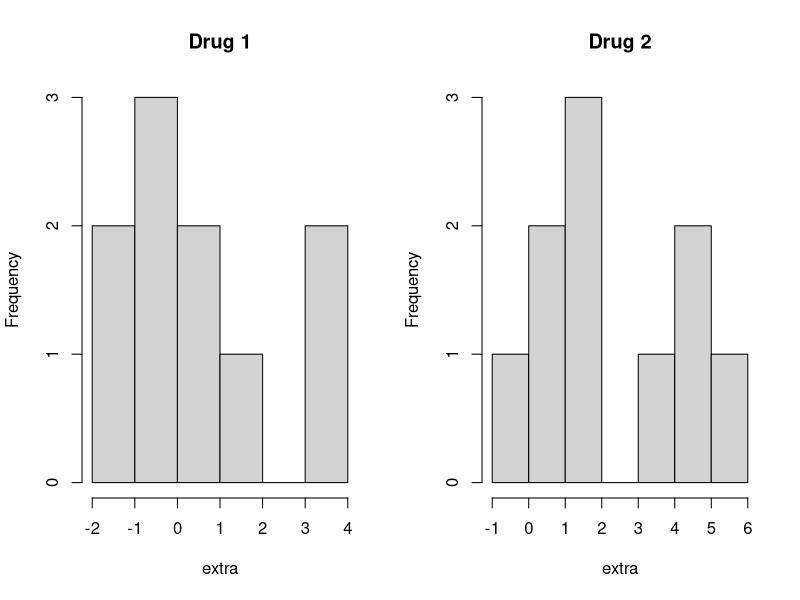
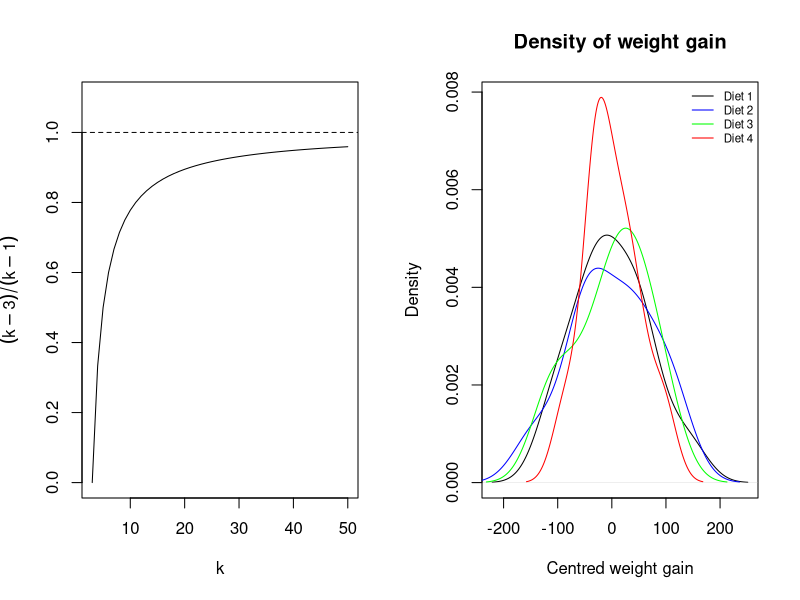

Write the R code that produced these figures, in order.
## ---- chunk 1
par(mfrow=c(1, 2))
sleep.1 <- sleep[sleep$group == 1, "extra"]
sleep.2 <- sleep[sleep$group == 2, "extra"]
hist(sleep.1, xlab="extra", ylab="Frequency", main="Drug 1")
hist(sleep.2, xlab="extra", ylab="Frequency", main="Drug 2")
## ---- chunk 2
summary(sleep.1)
summary(sleep.2)
## ---- chunk 3
v1 <- var(sleep[sleep$group==1, "extra"])
v2 <- var(sleep[sleep$group==2, "extra"])
cat(paste("Variance of group 1:", v1, "\n"))
cat(paste("Variance of group 2:", v2, "\n"))
cat(paste("The ratio of variances is: ", v1/v2, "\n"))
## ---- chunk 4
k <- seq(from=3, to=50)
ratio <- (k - 3)/(k - 1)
plot(k, ratio, type="l", ylim=c(0, 1.1), 
     xlab="k", ylab=expression((k-3)/(k-1)))
abline(h=1, lty=2)
## ---- chunk 5
dfs <- tapply(sleep$extra, sleep$group, length)
# Multiplication by 2 is necessary for a 2-way test. We are checking for the
# ratio greater than 1 and less than 1.
t <- pf(v1/v2, df1 = dfs[1], df2=dfs[2]) * 2
cat(paste("The probability of getting the ratio", round(v1/v2, 4), "is", 
          round(t, 4), "\n"))
## ---- chunk 6
var.test(sleep.1, sleep.2)
## ---- chunk 7
group.means <- tapply(sleep$extra, sleep$group, mean)
X.bar <- group.means[1]
Y.bar <- group.means[2]

group.vars <- tapply(sleep$extra, sleep$group, var)
v1 <- group.vars[1]
v2 <- group.vars[2]

group.size <- tapply(sleep$extra, sleep$group, length)
df1 <- group.size[1] - 1
df2 <- group.size[2] - 1

vp <- (df1 * v1 + df2 * v2)/(df1 + df2)
np <- prod(group.size)/sum(group.size)

t.stat <- (X.bar - Y.bar)/sqrt(vp) * sqrt(np)
# We are testing if the means are different. Therefore, we need a 2-way test.
p.val <- pt(t.stat, df = df1 + df2) * 2
cat(paste("t-stat =", round(t.stat, 4), 
          "p =", round(p.val, 6), "df =", df1 + df2))
## ---- chunk 8
t.test(sleep.1, sleep.2, paired=FALSE, var.equal=TRUE)
## ---- chunk 9
drug.1 <- sleep[sleep$group == 1, ]
drug.2 <- sleep[sleep$group == 2, ]
combined <- merge(x=drug.1, y=drug.2, by=c("ID"))
combined$diff.extra <- combined$extra.x - combined$extra.y
mean.diff <- mean(combined$diff.extra)
cat(paste("Mean of differences in extra is", mean.diff))
## ---- chunk 10
s <- sd(combined$diff.extra)
df <- nrow(combined) - 1
t.stat <- (mean.diff - 0)/s * sqrt(nrow(combined))
p.val <- pt(t.stat, df=df) * 2
cat(paste("t-stat =", round(t.stat, 4), 
          "p =", round(p.val, 6), "df =", df))
## ---- chunk 11
t.test(sleep.1, sleep.2, paired=TRUE, var.equal=TRUE)
## ---- chunk 12
start.time <- tapply(ChickWeight$Time, ChickWeight$Chick, min)
start.time.df <- data.frame(Chick = names(start.time), start.time = start.time)

end.time <- tapply(ChickWeight$Time, ChickWeight$Chick, max)
end.time.df <- data.frame(Chick = names(end.time), end.time = end.time)

A <- merge(
  x = ChickWeight,
  y = start.time.df,
  by.x = c("Chick", "Time"),
  by.y = c("row.names", "start.time")
)
B <- merge(
  x = ChickWeight,
  y = end.time.df,
  by.x = c("Chick", "Time"),
  by.y = c("row.names", "end.time")
)
C <- merge(x = A[, c("Chick", "weight", "Diet")],
           y = B[, c("Chick", "weight", "Diet")],
           by = c("Chick", "Diet"))
C$weight.gain <- C$weight.y - C$weight.x
wgdata <- C[, c("Chick", "Diet", "weight.gain")]
head(wgdata)
## ---- chunk 13
tapply(wgdata$weight.gain, wgdata$Diet, mean)
tapply(wgdata$weight.gain, wgdata$Diet, var)
## ---- chunk 14
for (i in 1:3) {
  for (j in (i + 1):4) {
    X <- wgdata[wgdata$Diet == i, "weight.gain"]
    Y <- wgdata[wgdata$Diet == j, "weight.gain"]
    p <- round(var.test(X, Y)$p.value, 4)
    cat(paste("Diet", i, " and Diet", j, ": p-value =", p, "\n"))
  }
}
## ---- chunk 15
X <- wgdata[wgdata$Diet == 1, "weight.gain"]
Y <- wgdata[wgdata$Diet == 2, "weight.gain"]
t.test(x=X, y=Y, paired=FALSE, var.equal=TRUE)
## ---- chunk 16
t.test(x=X, y=Y, paired=FALSE, var.equal=FALSE)
## ---- chunk 17
cwg.1 = wgdata[wgdata$Diet == 1, "weight.gain"] - 
        mean(wgdata[wgdata$Diet == 1, "weight.gain"])
cwg.2 = wgdata[wgdata$Diet == 2, "weight.gain"] - 
        mean(wgdata[wgdata$Diet == 2, "weight.gain"])
cwg.3 = wgdata[wgdata$Diet == 3, "weight.gain"] - 
        mean(wgdata[wgdata$Diet == 3, "weight.gain"])
cwg.4 = wgdata[wgdata$Diet == 4, "weight.gain"] -
        mean(wgdata[wgdata$Diet == 4, "weight.gain"])

density.1 <- density(cwg.1)
density.2 <- density(cwg.2)
density.3 <- density(cwg.3)
density.4 <- density(cwg.4)

ymax <- max(density.1$y, density.2$y, density.3$y, density.4$y)
plot(
  density.1,
  ylim = c(0, ymax),
  col = "black",
  xlab = "Centred weight gain",
  main = "Density of weight gain"
)
lines(density.2, col = "blue")
lines(density.3, col = "green")
lines(density.4, col = "red")
legend(
  "topright",
  legend = c("Diet 1", "Diet 2", "Diet 3", "Diet 4"),
  col = c("black", "blue", "green", "red"),
  lty = rep(1, 4),
  cex = 0.7,
  bty = "n"
)

